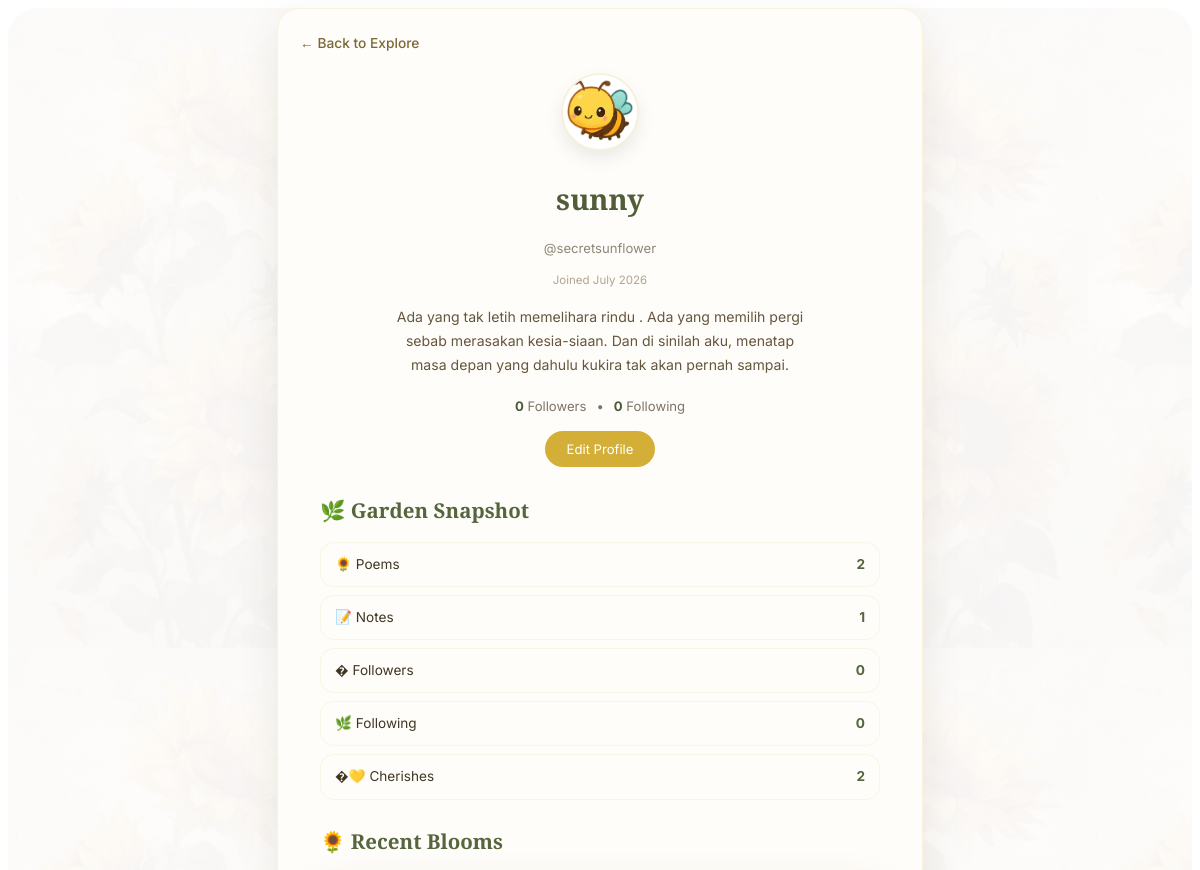
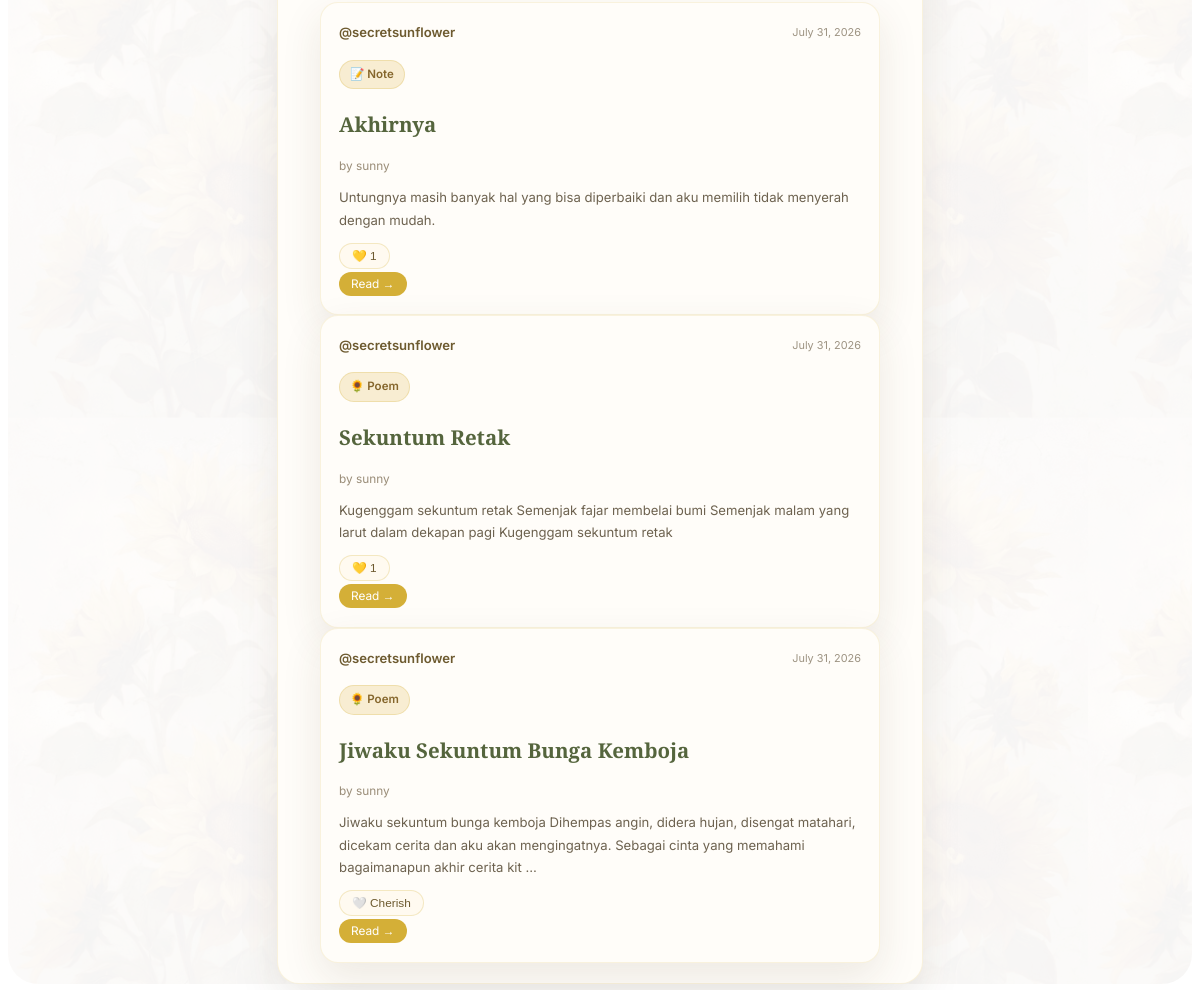
The page /u/secretsunflower (signed in) on the database its author committed (2 pictures, top to bottom).
### app/models.py (models this page shows, shortened)
class User(UserMixin, db.Model):
    __tablename__ = "users"
    id = db.Column(
        db.Integer,
        primary_key=True,
    )
    username = db.Column(
        db.String(50),
        unique=True,
        nullable=False,
    )
    display_name = db.Column(
        db.String(100),
        nullable=False,
    )
    email = db.Column(
        db.String(120),
        unique=True,
        nullable=False,
    )
    password_hash = db.Column(
        db.String(255),
        nullable=False,
    )
    created_at = db.Column(
        db.DateTime,
        default=datetime.utcnow,
        nullable=False,
    )
    bio = db.Column(
        db.String(250),
        nullable=True,
    )
    avatar = db.Column(
    db.String(255),
    nullable=True,
    )
    poems = db.relationship(
        "Poem",
        back_populates="author",
        cascade="all, delete-orphan",
        lazy=True,
    )
    notes = db.relationship(
        "Note",
        back_populates="author",
        cascade="all, delete-orphan",
        lazy=True,
    )
    cherishes = db.relationship(
    "Cherish",
    back_populates="user",
    cascade="all, delete-orphan",
)
    following = db.relationship(
        "Follow",
        foreign_keys="Follow.follower_id",
        back_populates="follower",
        cascade="all, delete-orphan",
        lazy=True,
    )
    followers = db.relationship(
        "Follow",
        foreign_keys="Follow.following_id",
        back_populates="following",
        cascade="all, delete-orphan",
        lazy=True,
    )

class Note(db.Model):
    __tablename__ = "notes"
    id = db.Column(
        db.Integer,
        primary_key=True,
    )
    title = db.Column(
        db.String(150),
        nullable=False,
    )
    content = db.Column(
        db.Text,
        nullable=False,
    )
    is_public = db.Column(
        db.Boolean,
        default=False,
        nullable=False,
    )
    created_at = db.Column(
        db.DateTime,
        default=datetime.utcnow,
        nullable=False,
    )
    updated_at = db.Column(
        db.DateTime,
        default=datetime.utcnow,
        onupdate=datetime.utcnow,
        nullable=False,
    )
    user_id = db.Column(
        db.Integer,
        db.ForeignKey("users.id"),
        nullable=False,
    )
    author = db.relationship(
        "User",
        back_populates="notes",
    )
    cherishes = db.relationship(
    "Cherish",
    back_populates="note",
    cascade="all, delete-orphan",
)

class Poem(db.Model):
    __tablename__ = "poems"
    id = db.Column(
        db.Integer,
        primary_key=True,
    )
    title = db.Column(
        db.String(150),
        nullable=False,
    )
    content = db.Column(
        db.Text,
        nullable=False,
    )
    is_public = db.Column(
        db.Boolean,
        default=False,
        nullable=False,
    )
    created_at = db.Column(
        db.DateTime,
        default=datetime.utcnow,
        nullable=False,
    )
    updated_at = db.Column(
        db.DateTime,
        default=datetime.utcnow,
        onupdate=datetime.utcnow,
        nullable=False,
    )
    user_id = db.Column(
        db.Integer,
        db.ForeignKey("users.id"),
        nullable=False,
    )
    author = db.relationship(
        "User",
        back_populates="poems",
    )
    cherishes = db.relationship(
    "Cherish",
    back_populates="poem",
    cascade="all, delete-orphan",
)

### app/profile/routes.py (the view)
@profile.route("/u/<string:username>")
@login_required
def public_profile(username):
    user = User.query.filter_by(
        username=username,
    ).first_or_404()
    poems = (
        Poem.query.filter_by(
            user_id=user.id,
            is_public=True,
        ).all()
    )
    notes = (
        Note.query.filter_by(
            user_id=user.id,
            is_public=True,
        ).all()
    )
    blooms = sorted(
        poems + notes,
        key=lambda bloom: bloom.created_at,
        reverse=True,
    )
    for bloom in blooms:
        bloom.is_cherished = any(
            cherish.user_id == current_user.id
            for cherish in bloom.cherishes
        )
    followers_count, following_count = _get_follow_counts(user.id)
    cherish_count = _get_cherishes_received_count(user.id)
    is_following = Follow.query.filter_by(
        follower_id=current_user.id,
        following_id=user.id,
    ).first() is not None
    stats = {
        "public_poems": len(poems),
        "public_notes": len(notes),
        "followers": followers_count,
        "following": following_count,
        "cherishes_received": cherish_count,
    }
    return render_template(
        "profile/public_profile.html",
        user=user,
        blooms=blooms,
        stats=stats,
        followers_count=followers_count,
        following_count=following_count,
        cherish_count=cherish_count,
        is_following=is_following,
    )

### app/profile/routes.py (called while the page is built)
def _get_follow_counts(user_id):
    followers_count = Follow.query.filter_by(following_id=user_id).count()
    following_count = Follow.query.filter_by(follower_id=user_id).count()
    return followers_count, following_count

def _get_cherishes_received_count(user_id):
    poem_count = db.session.query(Poem.id).filter_by(user_id=user_id).count()
    note_count = db.session.query(Note.id).filter_by(user_id=user_id).count()
    if poem_count == 0 and note_count == 0:
        return 0
    total_cherishes = 0
    poems = Poem.query.filter_by(user_id=user_id).all()
    notes = Note.query.filter_by(user_id=user_id).all()
    for poem in poems:
        total_cherishes += len(poem.cherishes)
    for note in notes:
        total_cherishes += len(note.cherishes)
    return total_cherishes

### app/templates/profile/public_profile.html (shortened to what this page needs)
<!DOCTYPE html>
<html lang="en">
<head>
    <link rel="stylesheet"
          href="{{ url_for('static', filename='css/botanical.css') }}">
    <link rel="stylesheet"
          href="{{ url_for('static', filename='css/profile.css') }}">
</head>
<body>
<main class="container">
<div class="card profile-card">
<a href="{{ url_for('explore.home') }}"
class="back-link">
← Back to Explore
</a>
<section class="profile-header">
<div class="profile-avatar">
{% if user.avatar %}
<img
src="{{ url_for('static', filename=user.avatar) }}"
alt="Avatar">
{% else %}
<img
src="{{ url_for('static', filename='images/smallbee.jfif') }}"
alt="Avatar">
{% endif %}
</div>
<h1>
{{ user.display_name }}
</h1>
<p class="username">
@{{ user.username }}
</p>
<p class="joined-date">
Joined {{ user.created_at.strftime("%B %Y") }}
</p>
<div class="profile-bio">
<p>
{{ user.bio if user.bio else "Blooming quietly 🌻" }}
</p>
</div>
<div class="follow-stats">
<span>
<strong>{{ followers_count }}</strong>
Followers
</span>
<span>•</span>
<span>
<strong>{{ following_count }}</strong>
Following
</span>
</div>
<div class="profile-action">
{% if user.id == current_user.id %}
<a href="{{ url_for('profile.edit_profile') }}" class="button">
Edit Profile
</a>
{% endif %}
</div>
</section>
<section class="profile-section">
<h2>
🌿 Garden Snapshot
</h2>
<div class="snapshot-list">
<div class="snapshot-row">
<span>
🌻 Poems
</span>
<strong>
{{ stats.public_poems }}
</strong>
</div>
<div class="snapshot-row">
<span>
📝 Notes
</span>
<strong>
{{ stats.public_notes }}
</strong>
</div>
<div class="snapshot-row">
<span>
� Followers
</span>
<strong>
{{ followers_count }}
</strong>
</div>
<div class="snapshot-row">
<span>
🌿 Following
</span>
<strong>
{{ following_count }}
</strong>
</div>
<div class="snapshot-row">
<span>
�💛 Cherishes
</span>
<strong>
{{ cherish_count }}
</strong>
</div>
</div>
</section>
<section class="profile-section">
<h2>
🌻 Recent Blooms
</h2>
{% if blooms %}
{% for bloom in blooms %}
<article
id="item-{{ bloom.__class__.__name__ }}-{{ bloom.id }}"
class="poem-card">
<div class="community-header">
<a
href="{{ url_for(
'profile.public_profile',
username=user.username) }}"
class="community-username">
@{{ user.username }}
</a>
<time
class="community-date"
datetime="{{ bloom.created_at.isoformat() }}">
{{ bloom.created_at.strftime("%B %d, %Y") }}
</time>
</div>
{% if bloom.__class__.__name__ == "Poem" %}
<span class="content-type">
🌻 Poem
</span>
{% else %}
<span class="content-type">
📝 Note
</span>
{% endif %}
<h2 class="community-title">
{{ bloom.title }}
</h2>
<p class="community-author">
by {{ user.display_name }}
</p>
<p class="poem-preview">
{{ bloom.content[:180] }}
{% if bloom.content|length > 180 %}
…
{% endif %}
</p>
<div class="community-footer">
{% if bloom.__class__.__name__ == "Poem" %}
<form
class="cherish-form"
action="{{ url_for(
'cherish.cherish_poem',
poem_id=bloom.id
) }}"
method="POST">
<button
type="submit"
class="button secondary cherish-button">
<span class="cherish-icon">
{% if bloom.is_cherished %}
💛
{% else %}
🤍
{% endif %}
</span>
<span class="cherish-text">
{% if bloom.cherishes|length == 0 %}
Cherish
{% else %}
{{ bloom.cherishes|length }}
{% endif %}
</span>
</button>
</form>
<a
href="{{ url_for(
'poem.view_poem',
poem_id=bloom.id
) }}"
class="button">
Read →
</a>
{% else %}
<form
class="cherish-form"
action="{{ url_for(
'cherish.cherish_note',
note_id=bloom.id
) }}"
method="POST">
<button
type="submit"
class="button secondary cherish-button">
<span class="cherish-icon">
{% if bloom.is_cherished %}
💛
{% else %}
🤍
{% endif %}
</span>
<span class="cherish-text">
{% if bloom.cherishes|length == 0 %}
Cherish
{% else %}
{{ bloom.cherishes|length }}
{% endif %}
</span>
</button>
</form>
<a
href="{{ url_for(
'note.view_note',
note_id=bloom.id
) }}"
class="button">
Read →
</a>
{% endif %}
</div>
</article>
{% endfor %}
{% else %}
<p class="empty-state">
Nothing has bloomed yet.
</p>
{% endif %}
</section>
</div>
</main>
</body>
</html>

### app/static/css/botanical.css (style rules this page uses)
:root { --paper:#fffdf9; --paper-soft:#fcf8f1; --sunflower:#d4af37; --sunflower-dark:#b98b18; --olive:#56633d; --olive-light:#71845a; --text:#403625; --shadow:rgba(76,54,25,.10); }
body { font-family:"Inter",sans-serif; color:var(--text); line-height:1.7; }
h1, h2, h3, h4 { font-family:"Cormorant Garamond",serif; color:var(--olive); font-weight:600; }
p { color:#5d5142; }
.container { position:relative; z-index:1; }
.container::before { content:""; position:absolute; inset:0; background: linear-gradient( rgba(255,255,255,.90), rgba(255,255,255,.90) ), url("../images/sunflowers.jfif"); background-size:360px; background-repeat:repeat; opacity:.45; border-radius:30px; z-index:-1; }
.card, .poem-card { background:var(--paper); border-radius:22px; border:1px solid rgba(212,175,55,.14); box-shadow: 0 15px 40px var(--shadow); transition: transform .25s ease, box-shadow .25s ease; }
.button { border-radius:999px; transition: transform .2s ease, box-shadow .2s ease, background .2s ease; }
a { transition: color .2s ease; }
.card, .button, input, textarea, select { transition: all .25s ease; }

### app/static/css/profile.css (style rules this page uses)
.profile-card { max-width:600px; margin:auto; padding:20px 22px; }
.profile-header { text-align:center; }
.profile-avatar { width:74px; height:74px; margin:6px auto 12px; border-radius:50%; overflow:hidden; border:2px solid rgba(212,175,55,.18); background:#fff; box-shadow:0 8px 18px rgba(0,0,0,.08); }
.profile-avatar img { width:100%; height:100%; object-fit:cover; }
.profile-header h1 { font-family:"Cormorant Garamond",serif; font-size:1.8rem; color:#4f5d39; margin-bottom:2px; }
.username { font-size:.82rem; color:#8f8678; margin-bottom:2px; }
.joined-date { font-size:.72rem; color:#b1a48f; margin-bottom:14px; }
.profile-bio { max-width:420px; margin:0 auto; }
.profile-bio p { font-size:.88rem; line-height:1.7; color:#65563f; }
.follow-stats { display:flex; justify-content:center; align-items:center; gap:10px; margin:18px 0 14px; font-size:.82rem; color:#7d7366; }
.follow-stats strong { color:#4b5b39; }
.profile-action { margin-bottom:26px; }
.profile-action .button { display:inline-block; text-decoration:none; padding:7px 22px; font-size:.82rem; }
.profile-section { max-width:560px; margin:24px auto 0; }
.profile-section h2 { font-family:"Cormorant Garamond",serif; font-size:1.28rem; color:#55653d; margin-bottom:14px; }
.snapshot-list { display:flex; flex-direction:column; gap:8px; }
.snapshot-row { display:flex; justify-content:space-between; align-items:center; padding:10px 14px; background:#fffdf9; border:1px solid rgba(212,175,55,.10); border-radius:14px; font-size:.85rem; }
.snapshot-row strong { color:#55653d; }
.poem-card { padding:18px; border-radius:18px; overflow:visible; }
.community-header { display:flex; justify-content:space-between; align-items:center; margin-bottom:8px; }
.community-username { color:#6d5a2f; text-decoration:none; font-size:.82rem; font-weight:600; }
.community-date { font-size:.68rem !important; color:#9d9382; font-weight:400; }
.community-title { font-size:1.08rem; margin:8px 0 4px; }
.community-author { font-size:.74rem; color:#9a8d78; margin-bottom:10px; }
.back-link { display:inline-block; margin-bottom:12px; color:#7b6738; text-decoration:none; font-size:.86rem; font-weight:500; }
.button { background:#d4af37; color:#fff; border:none; border-radius:999px; text-decoration:none; transition:.25s; }
.button.secondary { background:#fffaf0; color:#6d5a2f; border:1px solid rgba(212,175,55,.25); }
.content-type { display:inline-flex; align-items:center; gap:4px; padding:4px 10px; margin:8px 0 10px; background:#f8edd2; color:#85662c; border:1px solid rgba(212,175,55,.25); border-radius:999px; font-size:.72rem; font-weight:600; }
.community-footer .button { padding:5px 12px; font-size:.74rem; }
.profile-card .poem-preview { font-size:.82rem; line-height:1.7; color:#6d624f; margin:10px 0; }

### rows shown on the page
User: display_name "sunny", username "secretsunflower", created_at "July 2026", bio "Ada yang tak letih memelihara rindu . Ada yang memilih pergi sebab merasakan kesia-siaan. Dan di sinilah aku, menatap masa depan yang dahulu kukira tak akan pernah sampai."
Note: created_at "July 31, 2026", shows "📝 Note", title "Akhirnya", content "Untungnya masih banyak hal yang bisa diperbaiki dan aku memilih tidak menyerah dengan mudah.", cherishes|length "1"
Poem: created_at "July 31, 2026", shows "🌻 Poem", title "Sekuntum Retak", content "Kugenggam sekuntum retak Semenjak fajar membelai bumi Semenjak malam yang larut dalam dekapan pagi Kugenggam sekuntum retak", cherishes|length "1"
Poem: created_at "July 31, 2026", shows "🌻 Poem", title "Jiwaku Sekuntum Bunga Kemboja", content "Jiwaku sekuntum bunga kemboja Dihempas angin, didera hujan, disengat matahari, dicekam cerita dan aku akan mengingatnya. Sebagai cinta yang memahami bagaimanapun akhir cerita kit", shows "Cherish"

### other values the page prints
{{ followers_count }} "0"
{{ following_count }} "0"
{{ stats.public_poems }} "2"
{{ stats.public_notes }} "1"
{{ cherish_count }} "2"
